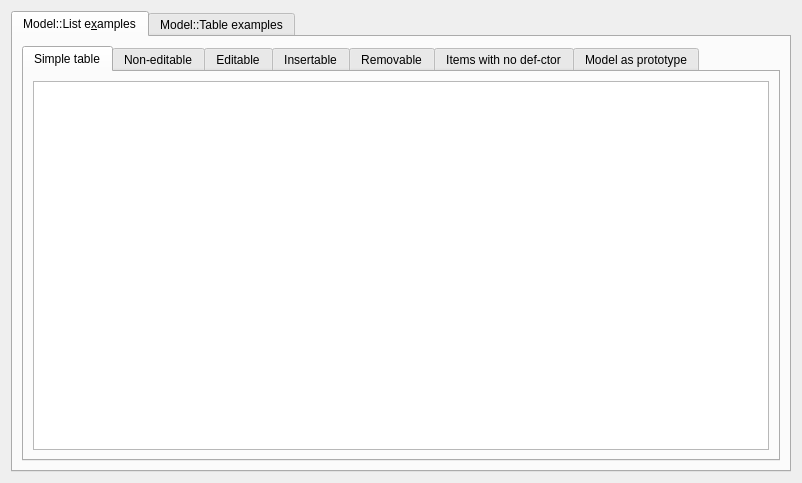
<?xml version="1.0" encoding="UTF-8"?>
<ui version="4.0">
 <class>ExampleSuite</class>
 <widget class="QWidget" name="ExampleSuite">
  <property name="geometry">
   <rect>
    <x>0</x>
    <y>0</y>
    <width>802</width>
    <height>483</height>
   </rect>
  </property>
  <property name="windowTitle">
   <string>Example suite</string>
  </property>
  <layout class="QVBoxLayout" name="verticalLayout">
   <item>
    <widget class="QTabWidget" name="tabWidget_2">
     <property name="currentIndex">
      <number>0</number>
     </property>
     <widget class="QWidget" name="tab_8">
      <attribute name="title">
       <string>Model::List e&amp;xamples</string>
      </attribute>
      <layout class="QVBoxLayout" name="verticalLayout_9">
       <item>
        <widget class="QTabWidget" name="tabWidget">
         <property name="currentIndex">
          <number>0</number>
         </property>
         <widget class="QWidget" name="tab_5">
          <attribute name="title">
           <string>Simple table</string>
          </attribute>
          <layout class="QVBoxLayout" name="verticalLayout_6">
           <item>
            <widget class="QTableView" name="simple"/>
           </item>
          </layout>
         </widget>
         <widget class="QWidget" name="tab">
          <attribute name="title">
           <string>Non-editable</string>
          </attribute>
          <layout class="QVBoxLayout" name="verticalLayout_2">
           <item>
            <widget class="QTableView" name="nonEditable"/>
           </item>
          </layout>
         </widget>
         <widget class="QWidget" name="tab_2">
          <attribute name="title">
           <string>Editable</string>
          </attribute>
          <layout class="QVBoxLayout" name="verticalLayout_3">
           <item>
            <widget class="QTableView" name="editable"/>
           </item>
          </layout>
         </widget>
         <widget class="QWidget" name="tab_3">
          <attribute name="title">
           <string>Insertable</string>
          </attribute>
          <layout class="QVBoxLayout" name="verticalLayout_4">
           <item>
            <widget class="QTableView" name="insertable"/>
           </item>
           <item>
            <layout class="QHBoxLayout" name="horizontalLayout">
             <item>
              <widget class="QLineEdit" name="insertableName"/>
             </item>
             <item>
              <widget class="QLineEdit" name="insertableProfession"/>
             </item>
             <item>
              <widget class="QPushButton" name="insertableInsert">
               <property name="text">
                <string>Insert</string>
               </property>
              </widget>
             </item>
            </layout>
           </item>
          </layout>
         </widget>
         <widget class="QWidget" name="tab_4">
          <attribute name="title">
           <string>Removable</string>
          </attribute>
          <layout class="QVBoxLayout" name="verticalLayout_5">
           <item>
            <widget class="QTableView" name="removable"/>
           </item>
           <item>
            <widget class="QPushButton" name="removableRemove">
             <property name="text">
              <string>Remove first</string>
             </property>
            </widget>
           </item>
          </layout>
         </widget>
         <widget class="QWidget" name="tab_6">
          <attribute name="title">
           <string>Items with no def-ctor</string>
          </attribute>
          <layout class="QVBoxLayout" name="verticalLayout_7">
           <item>
            <widget class="QTableView" name="noDefCtor"/>
           </item>
           <item>
            <layout class="QHBoxLayout" name="horizontalLayout_2">
             <item>
              <widget class="QLineEdit" name="noDefCtorName"/>
             </item>
             <item>
              <widget class="QSpinBox" name="noDefCtorAge"/>
             </item>
             <item>
              <widget class="QPushButton" name="noDefCtorInsert">
               <property name="text">
                <string>Insert</string>
               </property>
              </widget>
             </item>
             <item>
              <widget class="QPushButton" name="noDefCtorAddRole">
               <property name="text">
                <string>Add tooltip role</string>
               </property>
              </widget>
             </item>
            </layout>
           </item>
          </layout>
         </widget>
         <widget class="QWidget" name="tab_7">
          <attribute name="title">
           <string>Model as prototype</string>
          </attribute>
          <layout class="QVBoxLayout" name="verticalLayout_8">
           <item>
            <widget class="QTableView" name="proto"/>
           </item>
           <item>
            <layout class="QHBoxLayout" name="horizontalLayout_3">
             <item>
              <widget class="QLineEdit" name="protoName"/>
             </item>
             <item>
              <widget class="QSpinBox" name="protoAge"/>
             </item>
             <item>
              <widget class="QPushButton" name="protoInsert">
               <property name="text">
                <string>Insert</string>
               </property>
              </widget>
             </item>
            </layout>
           </item>
          </layout>
         </widget>
        </widget>
       </item>
      </layout>
     </widget>
     <widget class="QWidget" name="tab_9">
      <attribute name="title">
       <string>Model::Table examples</string>
      </attribute>
      <layout class="QVBoxLayout" name="verticalLayout_10">
       <item>
        <widget class="QTabWidget" name="tabWidget_3">
         <widget class="QWidget" name="tab_11">
          <attribute name="title">
           <string>Simple table</string>
          </attribute>
          <layout class="QVBoxLayout" name="verticalLayout_11">
           <item>
            <widget class="QTableView" name="simpleTable"/>
           </item>
          </layout>
         </widget>
        </widget>
       </item>
      </layout>
     </widget>
    </widget>
   </item>
  </layout>
 </widget>
 <resources/>
 <connections/>
</ui>
